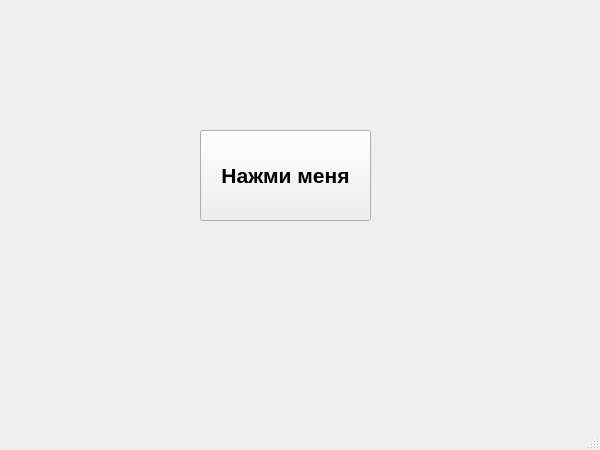
<?xml version="1.0" encoding="UTF-8"?>
<ui version="4.0">
 <class>MainWindow</class>
 <widget class="QMainWindow" name="MainWindow">
  <property name="geometry">
   <rect>
    <x>0</x>
    <y>0</y>
    <width>600</width>
    <height>450</height>
   </rect>
  </property>
  <property name="windowTitle">
   <string>MainWindow</string>
  </property>
  <widget class="QWidget" name="centralwidget">
   <widget class="QPushButton" name="pushButton">
    <property name="geometry">
     <rect>
      <x>200</x>
      <y>130</y>
      <width>171</width>
      <height>91</height>
     </rect>
    </property>
    <property name="font">
     <font>
      <family>Tahoma</family>
      <pointsize>16</pointsize>
      <weight>75</weight>
      <italic>false</italic>
      <bold>true</bold>
     </font>
    </property>
    <property name="text">
     <string>Нажми меня</string>
    </property>
   </widget>
  </widget>
  <widget class="QMenuBar" name="menubar">
   <property name="geometry">
    <rect>
     <x>0</x>
     <y>0</y>
     <width>600</width>
     <height>21</height>
    </rect>
   </property>
  </widget>
  <widget class="QStatusBar" name="statusbar"/>
 </widget>
 <resources/>
 <connections/>
</ui>
